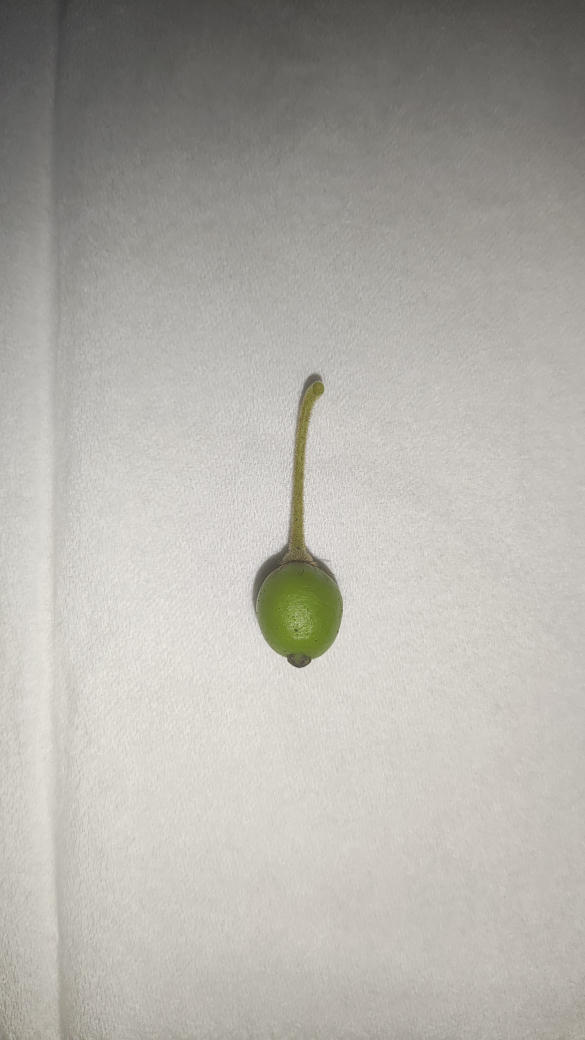
#> input picture dataset/train/belum_matang/mentah_1.jpeg, 2339 x 4160 px (shown at 1/4 size); the run also reads 1 picture not shown here
$ python -i detect_ripeness.py   (imports and definitions only)
#> lines starting #> are read from the running program, lines starting #| are printed output that depends on the picture; after the words box and inside, x2 and y2 are one past the last pixel; in counts of white or black regions, pixels touching at a corner belong together
import cv2
import numpy as np
from sklearn import svm
from sklearn.metrics import classification_report, accuracy_score
from skimage.io import imread_collection
from sklearn.model_selection import train_test_split
import os
import tkinter as tk
from tkinter import messagebox
from PIL import Image, ImageTk

def prosesGambar():
    file_path = 'uji_mentah_2.jpeg'
    if not os.path.exists(file_path):
        messagebox.showerror("Error", "Gambar tidak ditemukan!")
        return

    gambar = cv2.imread(file_path)
    # cv2.imshow("gambar asli", gambar)
    # cv2.waitKey(0)
    if gambar is None:
        messagebox.showerror("Error", "Gagal membaca gambar!")
        return

    hasil, persentase_merah, persentase_hijau, processed_img, mask_red, mask_green = klasifikasiKematangan(gambar)
    tampilkanHasil(gambar, hasil, persentase_merah, persentase_hijau, processed_img, mask_red, mask_green)


# ---------------------------- PRE-PROCESSING ----------------------------
# digunakan untuk memproses gambar sebelum dilakukan klasifikasi
def preprocess(img):
    resizeGambar = cv2.resize(img, (400, 500))
    cv2.imshow('resize gambar', resizeGambar)

    cropGambar = resizeGambar[120:450, 50:370]
    cv2.imshow('crop gambar', cropGambar)

    contrast = 1.3
    brightness = 15
    gambar = cv2.addWeighted(cropGambar, contrast, cropGambar, 0, brightness)
    cv2.imshow('penajaman gambar', gambar)

    bilateral = cv2.bilateralFilter(gambar, 9, 75, 75)
    cv2.imshow('smoothing gambar', bilateral)

    return bilateral


# ---------------------------- SEGMENTASI ----------------------------

# Batas bawah dan atas untuk warna merah dalam ruang warna HSV untuk segmentasi
lower_red_1 = np.array([0, 120, 70])
upper_red_1 = np.array([10, 255, 255])
lower_red_2 = np.array([170, 120, 70])
upper_red_2 = np.array([180, 255, 255])

# Batas bawah dan atas untuk warna hijau dalam ruang warna HSV untuk segmentasi
lower_green = np.array([36, 100, 100])
upper_green = np.array([86, 255, 255])

# diubah ke bentuk warna HSV dan masking
def toHSV(img):
    hsvGambar = cv2.cvtColor(img, cv2.COLOR_BGR2HSV)
    cv2.imshow('hsv', hsvGambar)
    mask_red1 = cv2.inRange(hsvGambar, lower_red_1, upper_red_1)
    mask_red2 = cv2.inRange(hsvGambar, lower_red_2, upper_red_2)
    mask_red = mask_red1 | mask_red2
    mask_green = cv2.inRange(hsvGambar, lower_green, upper_green)
    return mask_red, mask_green

# Fungsi ini menghitung persentase piksel merah dan hijau dalam gambar berdasarkan masker yang dihasilkan dari fungsi toHSV.
def hitungPersentaseWarna(mask):
    jumlah_piksel_warna = np.count_nonzero(mask)
    total_piksel = mask.size
    persentase_warna = (jumlah_piksel_warna / total_piksel) * 100
    return persentase_warna

# Fungsi ini menggabungkan semua langkah sebelumnya: preprocessing gambar, konversi ke HSV dan masking,
# serta menghitung persentase warna merah dan hijau
def ekstraksiFitur(gambar):
    img = preprocess(gambar)
    mask_red, mask_green = toHSV(img)
    # gambarHasil = cv2.bitwise_and(img, img, mask = mask_red)
    # cv2.imshow('mask', gambarHasil)
    persentase_merah = hitungPersentaseWarna(mask_red)
    persentase_hijau = hitungPersentaseWarna(mask_green)
    return persentase_merah, persentase_hijau, img, mask_red, mask_green


# ---------------------------- KLASIFIKASI ----------------------------

# menentukan kematangan berdasarkan persentase warna
def klasifikasiKematangan(gambar):
    persentase_merah, persentase_hijau, processed_img, mask_red, mask_green = ekstraksiFitur(gambar)
    persentase_warna_array = np.array([persentase_merah]).reshape(1, -1)
    print("persentase warna array:", persentase_warna_array)
    hasil_prediksi = model.predict(persentase_warna_array)
    if persentase_hijau > persentase_merah:
        hasil = "Belum Matang"
    else:
        hasil = "Matang" if hasil_prediksi[0] == 1 else "Belum Matang"
    return hasil, persentase_merah, persentase_hijau, processed_img, mask_red, mask_green


# Fungsi ini memuat dataset dari direktori yang diberikan, mengonversi gambar ke
# format BGR yang digunakan oleh OpenCV, dan menetapkan label berdasarkan kelas ('matang' atau 'belum_matang')
def muatDataset(direktori):
#> called with direktori = 'dataset'
    gambar = []
    label = []
    for kelas in ['matang', 'belum_matang']:
        jalur_train = f"{direktori}/train/{kelas}/*.jpeg"
        jalur_test = f"{direktori}/test/{kelas}/*.jpeg"
        koleksi_train = imread_collection(jalur_train)
        koleksi_test = imread_collection(jalur_test)
        for img in koleksi_train:
            gambar.append(cv2.cvtColor(img, cv2.COLOR_RGB2BGR))
            label.append(1 if kelas == 'matang' else 0)
        for img in koleksi_test:
            gambar.append(cv2.cvtColor(img, cv2.COLOR_RGB2BGR))
            label.append(1 if kelas == 'matang' else 0)
#> this loop made 2 passes
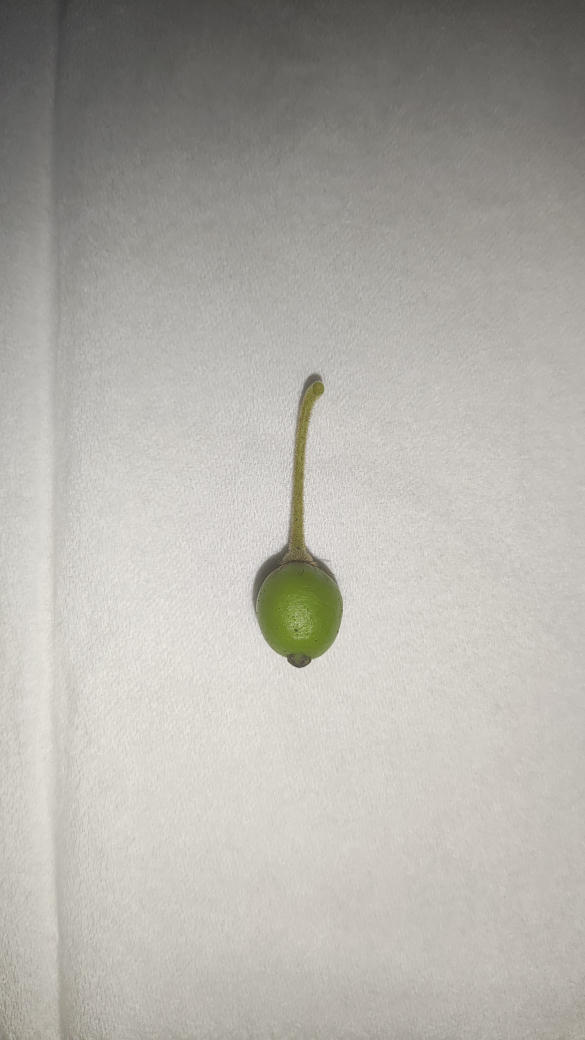
#> input picture dataset/train/belum_matang/mentah_1.jpeg, 2339 x 4160 px (shown at 1/4 size)
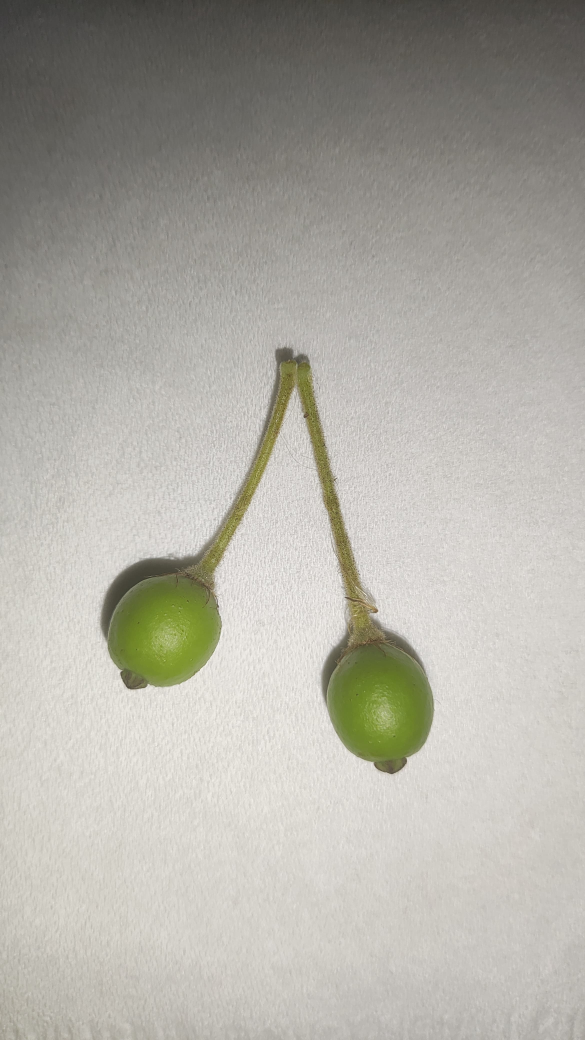
#> input picture dataset/train/belum_matang/mentah_2.jpeg, 2339 x 4160 px (shown at 1/4 size)
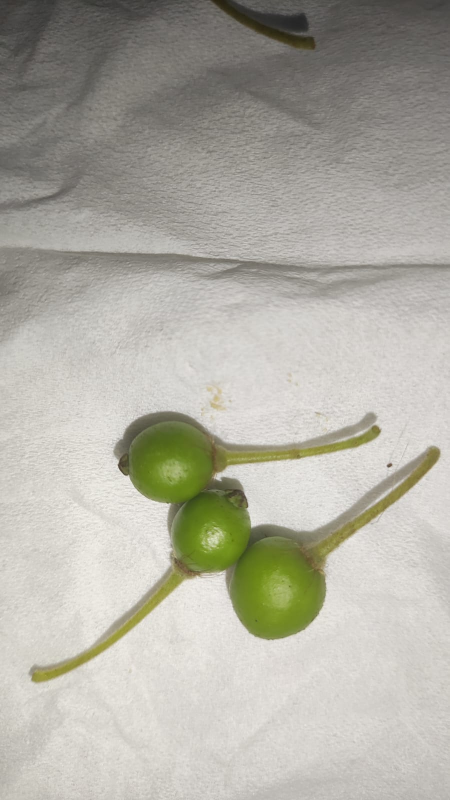
#> input picture dataset/train/belum_matang/mentah_3.jpeg, 899 x 1600 px (shown at 1/2 size)
#> img is the input picture: shape (1600, 899, 3); mean R, G, B 176, 174.1, 163.8
    return gambar, label

direktori_dataset = 'dataset'
gambar, label = muatDataset(direktori_dataset)
fitur = np.array([ekstraksiFitur(img)[0] for img in gambar])
#> in toHSV, `hsvGambar = cv2.cvtColor(img, cv2.COLOR_BGR2HSV)`: hsvGambar: shape (330, 320, 3); mean H, S, V 8.3, 4.9, 250
#> in toHSV, `mask_red1 = cv2.inRange(hsvGambar, lower_red_1, upper_red_1)`: mask_red1: shape (330, 320); every value is 0
#> in toHSV, `mask_green = cv2.inRange(hsvGambar, lower_green, upper_green)`:
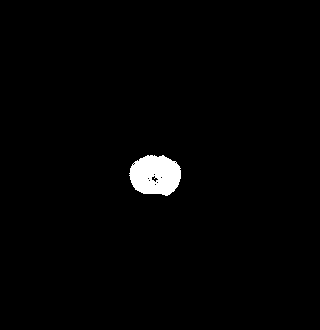
#> mask_green: shape (330, 320); 1.6% white; 1 white region, box (x1, y1, x2, y2) and area: (129, 155, 181, 196) 1647
#> in hitungPersentaseWarna, `jumlah_piksel_warna = np.count_nonzero(mask)`: jumlah_piksel_warna = 0
#> in ekstraksiFitur, `persentase_hijau = hitungPersentaseWarna(mask_green)`: persentase_hijau = 1.56
#> in toHSV (call 2), `hsvGambar = cv2.cvtColor(img, cv2.COLOR_BGR2HSV)`: hsvGambar: shape (330, 320, 3); mean H, S, V 10.1, 13, 244.5
#> in toHSV (call 2), `mask_green = cv2.inRange(hsvGambar, lower_green, upper_green)`: mask_green: shape (330, 320); 4.7% white; 3 white regions (1 under 20 px), largest, box (x1, y1, x2, y2) and area: (178, 195, 242, 245) 2472, (28, 161, 99, 210) 2444
#> in preprocess (call 3), `resizeGambar = cv2.resize(img, (400, 500))`:
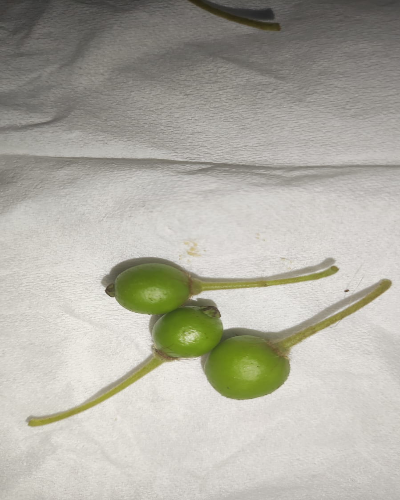
#> resizeGambar: shape (500, 400, 3); mean B, G, R 163.7, 174, 175.9
#> in preprocess (call 3), `cropGambar = resizeGambar[120:450, 50:370]`:
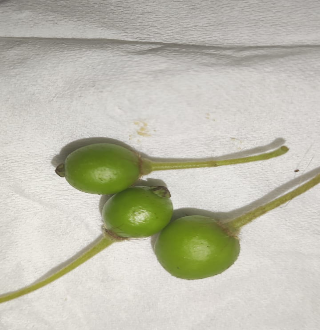
#> cropGambar: shape (330, 320, 3); mean B, G, R 175.7, 190.5, 191.4
#> in preprocess (call 3), `gambar = cv2.addWeighted(cropGambar, contrast, cropGambar, 0, brightne..`:
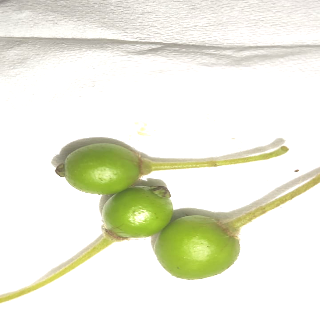
#> gambar: shape (330, 320, 3); mean B, G, R 223.7, 238.5, 237.2
#> in toHSV (call 3), `hsvGambar = cv2.cvtColor(img, cv2.COLOR_BGR2HSV)`: hsvGambar: shape (330, 320, 3); mean H, S, V 11.5, 21.4, 239.6
#> in toHSV (call 3), `mask_green = cv2.inRange(hsvGambar, lower_green, upper_green)`:
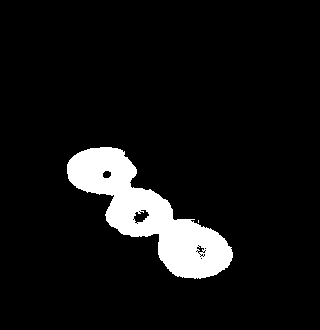
#> mask_green: shape (330, 320); 7.9% white; 2 white regions (1 under 20 px), largest, box (x1, y1, x2, y2) and area: (67, 147, 233, 279) 8316
#> fitur = [0, 0, 0, 0, 0, 0]
fitur = fitur.reshape(-1, 1)
# print(fitur)
label = np.array(label)
# print(label)
X_train, X_test, y_train, y_test = train_test_split(fitur, label, test_size=0.5, random_state=42)
#> X_train = [0, 0, 0]; X_test = [0, 0, 0]; y_train = [0, 0, 0]; y_test = [0, 0, 0]
model = svm.SVC(kernel='linear')
# [1 line not run here, left out]
# [1 line that did not run here, left out]
# [2 lines not run here, left out]

# ---------------------------- MENAMPILKAN HASIL ----------------------------
def tampilkanHasil(gambar, hasil, persentase_merah, persentase_hijau, processed_img, mask_red, mask_green):
    img_rgb = cv2.cvtColor(gambar, cv2.COLOR_BGR2RGB)
    img_pil = Image.fromarray(img_rgb)

    # Resize image
    max_size = (200, 200)
    img_pil.thumbnail(max_size, Image.Resampling.LANCZOS)

    img_tk = ImageTk.PhotoImage(img_pil)
    panel_asli.config(image=img_tk)
    panel_asli.image = img_tk

    # Display processed image
    img_processed_rgb = cv2.cvtColor(processed_img, cv2.COLOR_BGR2RGB)
    img_processed_pil = Image.fromarray(img_processed_rgb)
    img_processed_pil.thumbnail(max_size, Image.Resampling.LANCZOS)
    img_processed_tk = ImageTk.PhotoImage(img_processed_pil)
    panel_processed.config(image=img_processed_tk)
    panel_processed.image = img_processed_tk

    # Determine which mask to display
    if persentase_merah > persentase_hijau:
        img_mask_rgb = cv2.cvtColor(mask_red, cv2.COLOR_GRAY2RGB)
    else:
        img_mask_rgb = cv2.cvtColor(mask_green, cv2.COLOR_GRAY2RGB)

    img_mask_pil = Image.fromarray(img_mask_rgb)
    img_mask_pil.thumbnail(max_size, Image.Resampling.LANCZOS)
    img_mask_tk = ImageTk.PhotoImage(img_mask_pil)
    panel_mask.config(image=img_mask_tk)
    panel_mask.image = img_mask_tk

    label_hasil.config(text=f"Kematangan: {hasil}")
    label_persentase.config(text=f"Persentase Merah: {persentase_merah:.2f}%\nPersentase Hijau: {persentase_hijau:.2f}%")


# ---------------------------- GUI MENGGUNAKAN TKINTER ----------------------------
# [4 lines not run here, left out]

# [1 line that did not run here, left out]
# [1 line not run here, left out]

# [1 line that did not run here, left out]
# [1 line not run here, left out]

# [1 line that did not run here, left out]
# [1 line not run here, left out]

# [1 line that did not run here, left out]
# [1 line not run here, left out]

# [1 line that did not run here, left out]
# [1 line not run here, left out]

# [1 line that did not run here, left out]
# [7 lines not run here, left out]

>>> result = prosesGambar()
#> in klasifikasiKematangan, `persentase_merah, persentase_hijau, processed_img, mask_red, mask_gree..`: persentase_merah = 0; persentase_hijau = 4.66
#> in klasifikasiKematangan, `persentase_warna_array = np.array([persentase_merah]).reshape(1, -1)`: persentase_warna_array = [0]
#| persentase warna array: [[0.]]
#> (the run stopped early here; a loop or call above may not have finished)
